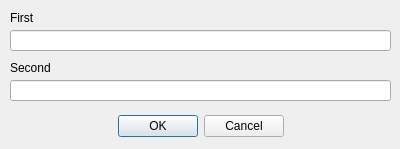
<?xml version="1.0" encoding="UTF-8"?>
<ui version="4.0">
 <class>Input2Dialog</class>
 <widget class="QDialog" name="Input2Dialog">
  <property name="geometry">
   <rect>
    <x>0</x>
    <y>0</y>
    <width>400</width>
    <height>149</height>
   </rect>
  </property>
  <property name="windowTitle">
   <string>Dialog</string>
  </property>
  <widget class="QDialogButtonBox" name="buttonBox">
   <property name="geometry">
    <rect>
     <x>30</x>
     <y>110</y>
     <width>341</width>
     <height>32</height>
    </rect>
   </property>
   <property name="orientation">
    <enum>Qt::Horizontal</enum>
   </property>
   <property name="standardButtons">
    <set>QDialogButtonBox::Cancel|QDialogButtonBox::Ok</set>
   </property>
   <property name="centerButtons">
    <bool>true</bool>
   </property>
  </widget>
  <widget class="QLabel" name="firstLabel">
   <property name="geometry">
    <rect>
     <x>10</x>
     <y>10</y>
     <width>59</width>
     <height>16</height>
    </rect>
   </property>
   <property name="text">
    <string>First</string>
   </property>
  </widget>
  <widget class="QLabel" name="secondLabel">
   <property name="geometry">
    <rect>
     <x>10</x>
     <y>60</y>
     <width>59</width>
     <height>16</height>
    </rect>
   </property>
   <property name="text">
    <string>Second</string>
   </property>
  </widget>
  <widget class="QLineEdit" name="secondEdit">
   <property name="geometry">
    <rect>
     <x>10</x>
     <y>80</y>
     <width>381</width>
     <height>21</height>
    </rect>
   </property>
   <property name="text">
    <string/>
   </property>
  </widget>
  <widget class="QLineEdit" name="firstEdit">
   <property name="geometry">
    <rect>
     <x>10</x>
     <y>30</y>
     <width>381</width>
     <height>21</height>
    </rect>
   </property>
   <property name="text">
    <string/>
   </property>
  </widget>
 </widget>
 <resources/>
 <connections>
  <connection>
   <sender>buttonBox</sender>
   <signal>accepted()</signal>
   <receiver>Input2Dialog</receiver>
   <slot>accept()</slot>
   <hints>
    <hint type="sourcelabel">
     <x>248</x>
     <y>254</y>
    </hint>
    <hint type="destinationlabel">
     <x>157</x>
     <y>274</y>
    </hint>
   </hints>
  </connection>
  <connection>
   <sender>buttonBox</sender>
   <signal>rejected()</signal>
   <receiver>Input2Dialog</receiver>
   <slot>reject()</slot>
   <hints>
    <hint type="sourcelabel">
     <x>316</x>
     <y>260</y>
    </hint>
    <hint type="destinationlabel">
     <x>286</x>
     <y>274</y>
    </hint>
   </hints>
  </connection>
 </connections>
</ui>
